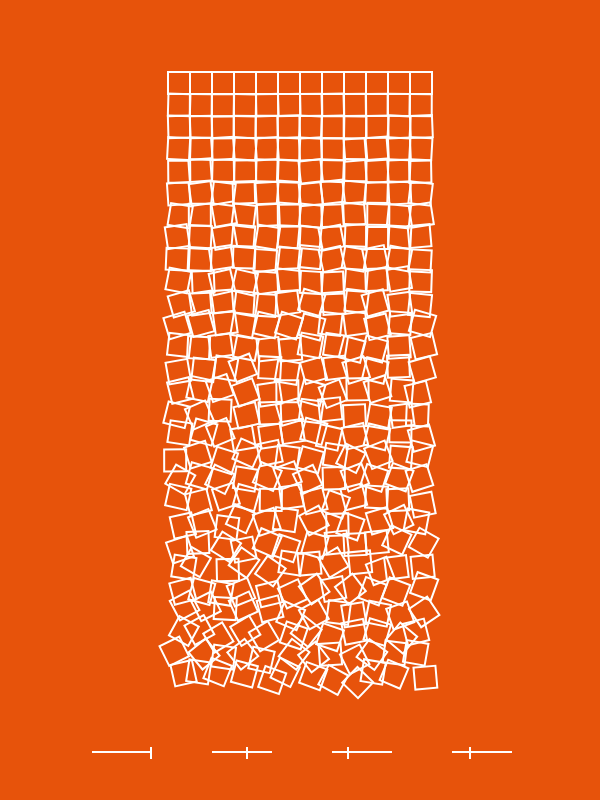
Frame 1 (no input)
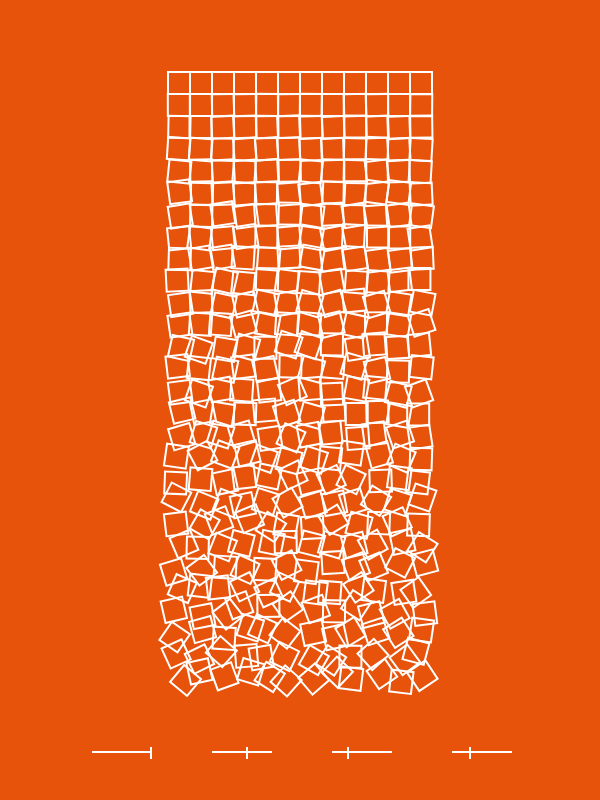
Frame 2 (the mouse pressed at the canvas centre, redrawn once)

The p5.js sketch that drew these frames (run headless with seeded random() and noise() and a simulated clock; the mouse was pressed at the canvas centre and the sketch redrawn once):

// p5.js sketch
// ── sketch.js
let rowsSlider, columnsSlider, maxRotationSlider, maxDisplacementRatioSlider;

function setup() {
  createCanvas(600, 800);
  rectMode(CENTER);
  angleMode(DEGREES);
  noLoop();

  createSliders();
  draw();
}

function draw() {
  background(231, 83, 11);
  drawArtwork();
  ///displaySliderTitles();
}

function createSliders() {
  let sliderWidth = '60px';
  let sliderHeight = '2px';
  let sliderThumbSize = '8px';

  // Slider CSS modification function
  function setSliderStyle(slider) {
    let sliderId = 'slider' + Math.random().toString(36).substr(2, 9);
    slider.elt.setAttribute('id', sliderId);

    let style = document.createElement('style');
    style.innerHTML = `
      #${sliderId} {
        -webkit-appearance: none;
        height: 0px;
        background-color: transparent;
      }
      #${sliderId}::-webkit-slider-thumb {
        -webkit-appearance: none;
        border: none;
        width: 2px;
        height: 12px;
        background: #ffffff;
        cursor: pointer;
        margin-top: -4px;
      }
      #${sliderId}::-webkit-slider-runnable-track {
        width: 100%;
        height: ${sliderHeight};
        cursor: pointer;
        background: #ffffff;
      }
    `;
    document.head.appendChild(style);
  }

  rowsSlider = createSlider(1, 28, 230);
  rowsSlider.position(((width-240)/3)-30, height - 50);
  rowsSlider.input(draw);
  rowsSlider.style('width', sliderWidth);
  setSliderStyle(rowsSlider);

  columnsSlider = createSlider(1, 20, 12);
  columnsSlider.position((((width-240)/3)*2)-30, height - 50);
  columnsSlider.input(draw);
  columnsSlider.style('width', sliderWidth);
  setSliderStyle(columnsSlider);

  maxRotationSlider = createSlider(0, 180, 45);
  maxRotationSlider.position((((width-240)/3)*3)-30, height - 50);
  maxRotationSlider.input(draw);
  maxRotationSlider.style('width', sliderWidth);
  setSliderStyle(maxRotationSlider);

  maxDisplacementRatioSlider = createSlider(0, 100, 30);
  maxDisplacementRatioSlider.position((((width-240)/3)*4)-30, height - 50);
  maxDisplacementRatioSlider.input(draw);
  maxDisplacementRatioSlider.style('width', sliderWidth);
  setSliderStyle(maxDisplacementRatioSlider);
}

function drawArtwork() {
  noFill();
  stroke(0);
  stroke(255, 255, 255);
  strokeWeight(2);

  let rows = rowsSlider.value();
  let columns = columnsSlider.value();
  let unitSize = 22;
  let maxRotation = maxRotationSlider.value();
  let maxDisplacementRatio = maxDisplacementRatioSlider.value() / 100;

  let artworkWidth = columns * unitSize;
  let artworkHeight = rows * unitSize;

  let offsetX = (width - artworkWidth) / 2;
  let offsetY = ((height - artworkHeight) / 2)-20;

  for (let row = 0; row < rows; row++) {
    for (let col = 0; col < columns; col++) {
      let centerX = offsetX + col * unitSize + unitSize / 2;
      let centerY = offsetY + row * unitSize + unitSize / 2;
      let rotation = random(-maxRotation, maxRotation) * (row / (rows - 1));

      let displacementX = random(-unitSize, unitSize) * maxDisplacementRatio * (row / (rows - 1));
      let displacementY = random(-unitSize, unitSize) * maxDisplacementRatio * (row / (rows - 1));

      push();
      translate(centerX + displacementX, centerY + displacementY);
      rotate(rotation);
      rect(0, 0, unitSize, unitSize);
      pop();
    }
  }
}

function displaySliderTitles() {
  fill(255); // White color for slider titles
  textSize(12);
  noStroke();
  textAlign(CENTER, CENTER);
  textFont('Arial', 11);
  ///textStyle(BOLD);
  text('[ rows ]', ((width-240)/3), height - 32);
  text('[ columns ]', (((width-240)/3)*2), height - 32);
  text('[ rotation ]',(((width-240)/3)*3), height - 32);
  text('[ displacement ]', (((width-240)/3)*4), height - 32);
}

function mouseClicked() {
  if (mouseX >= 0 && mouseX <= width && mouseY >= 0 && mouseY <= height) {
    draw();
  }
}
      
